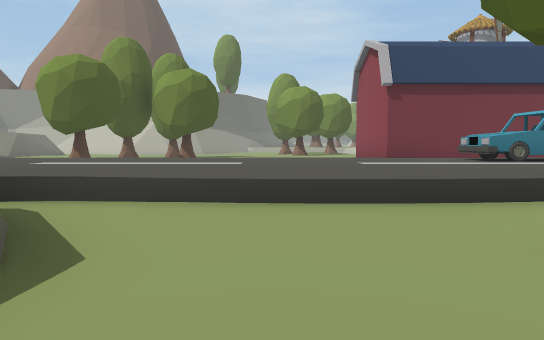
[1] (above)

24 first-person views from a walk through a 3-D level made in the Unity game engine. The camera is 1.2 m above the floor, tilts 4° down and sees 70° across. The floor is counted in squares, 2 m on a side. Each view is taken from the middle of a square. On the plan, view 1 faces up. The plan holds only what a view shows up to about 11 squares ahead; the rest is blank. The place goes on beyond the plan. The player character is not drawn. Some animated figures are not drawn.

[2]
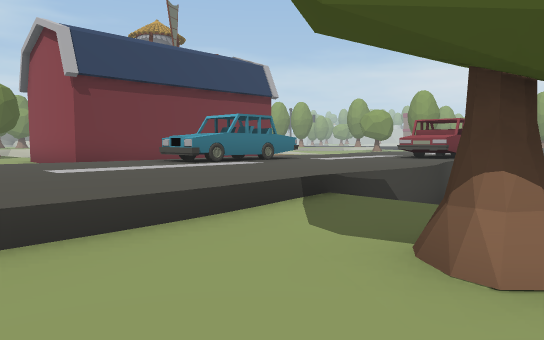

[3]
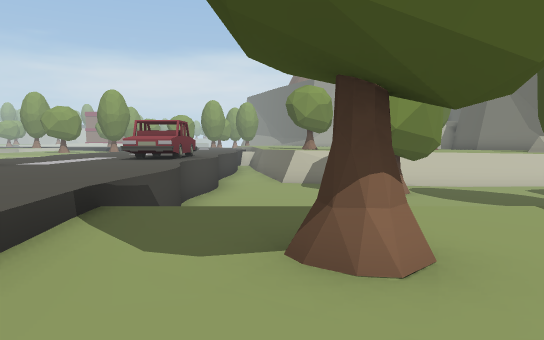

[4]
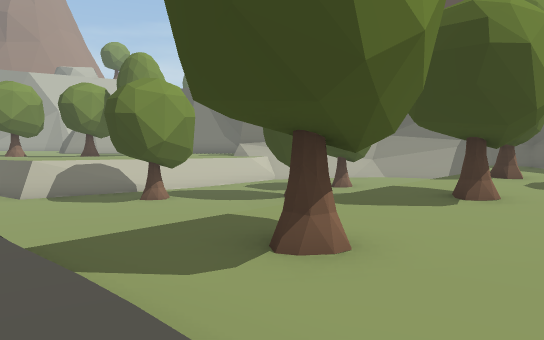

[5]
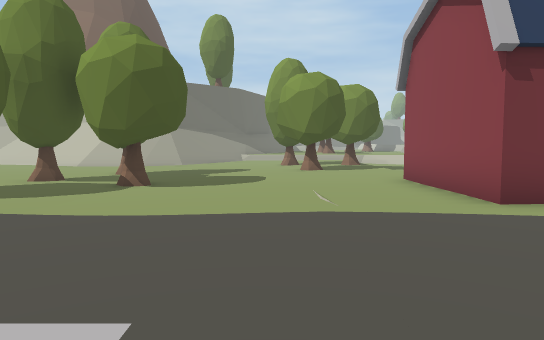

[6]
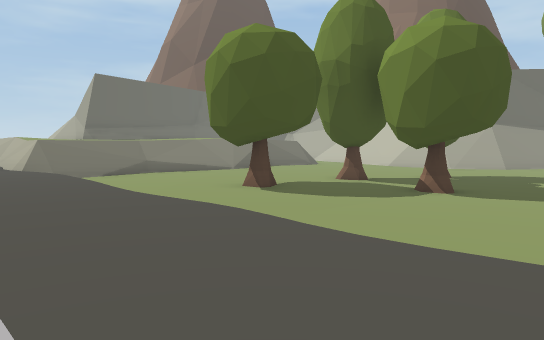

[7]
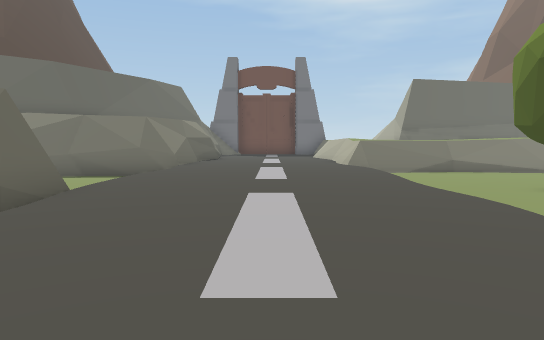

[8]
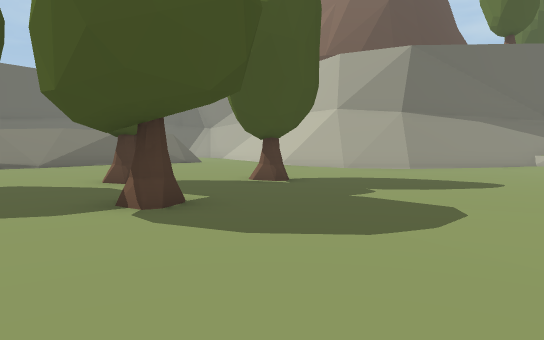

[9]
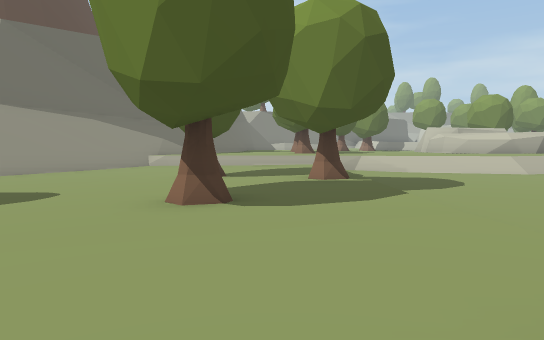

[10]
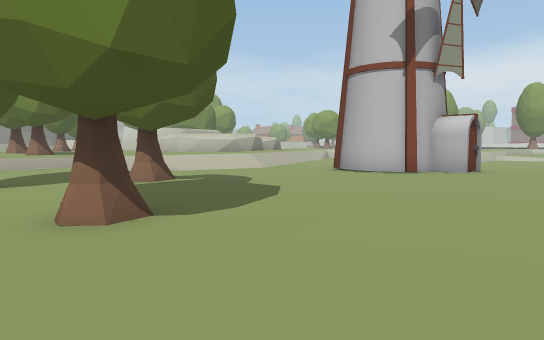

[11]
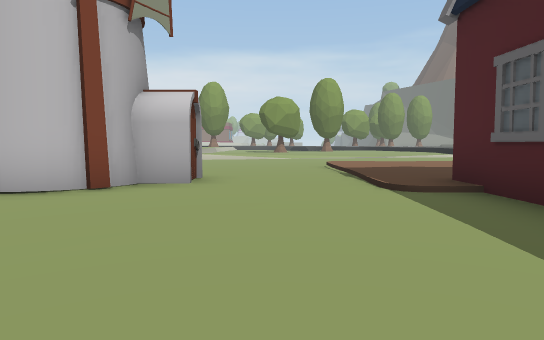

[12]
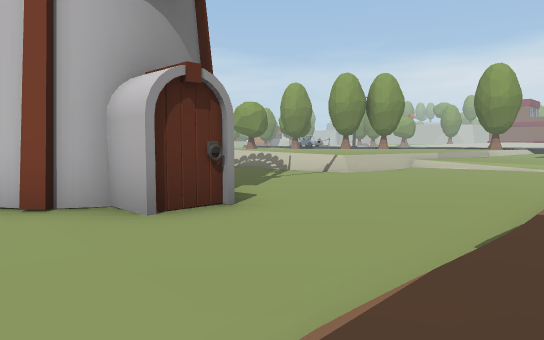

[13]
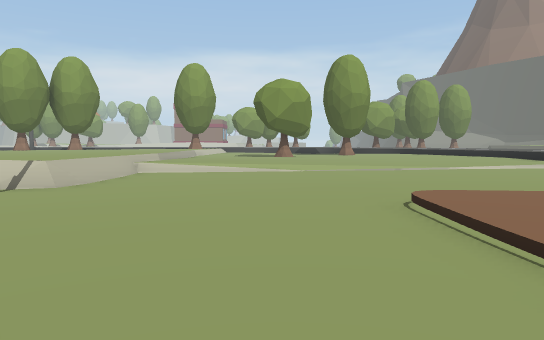

[14]
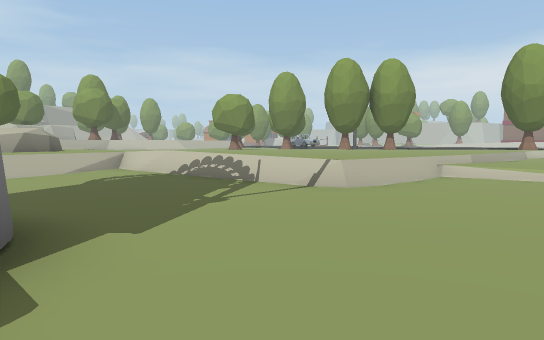

[15]
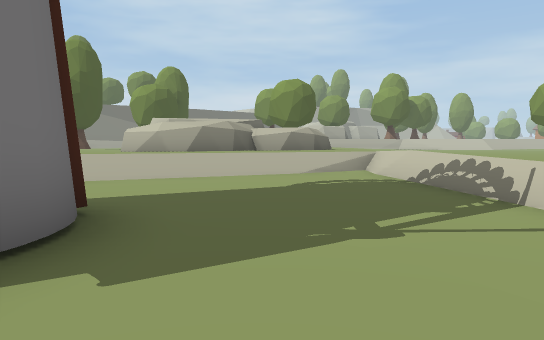

[16]
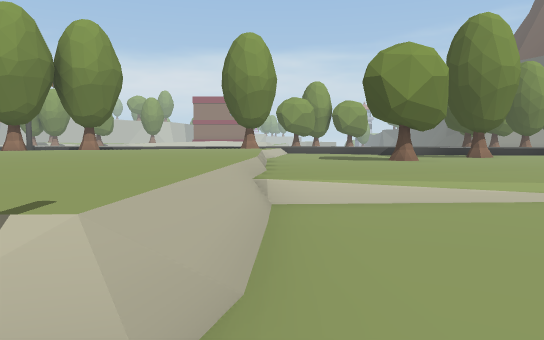

[17]
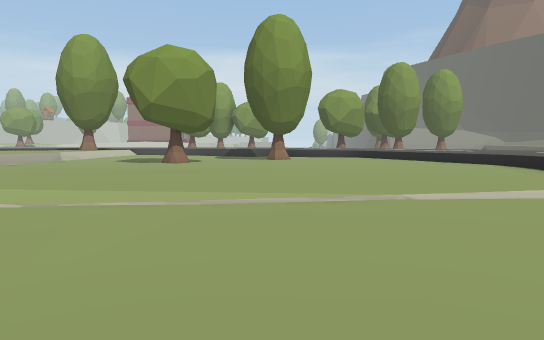

[18]
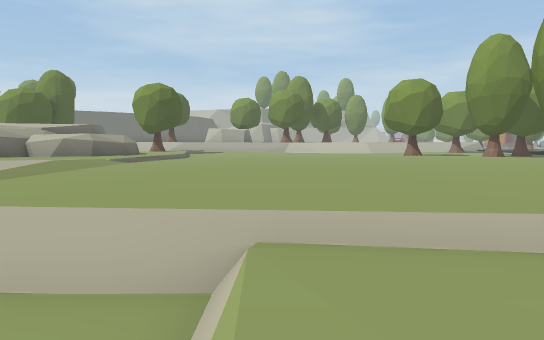

[19]
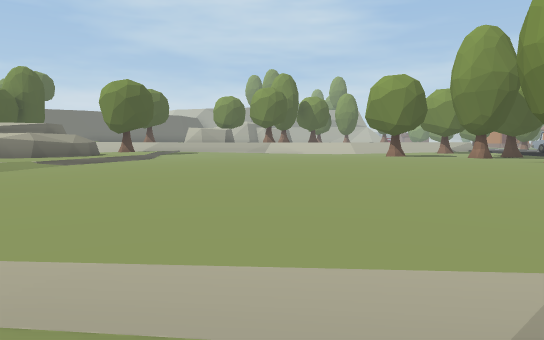

[20]
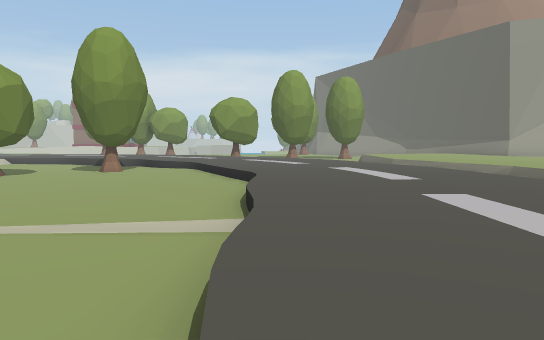

[21]
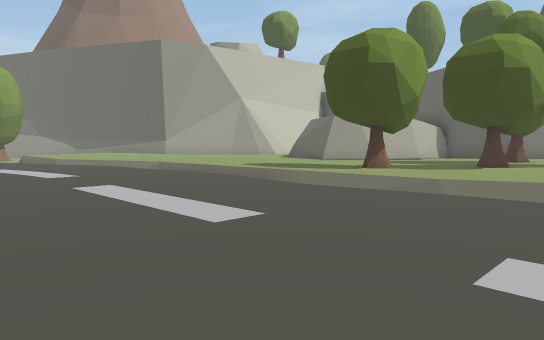

[22]
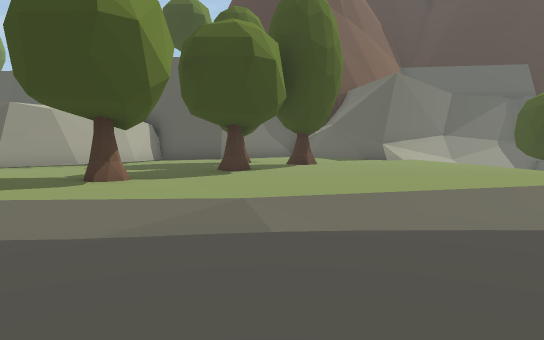

[23]
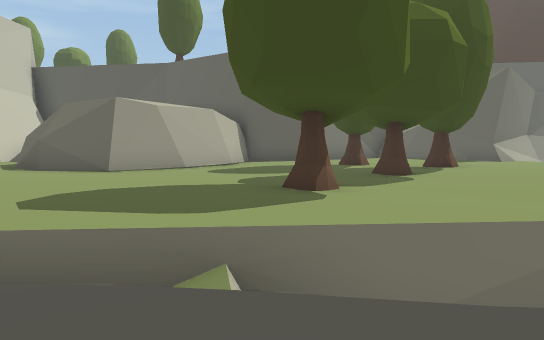

[24]
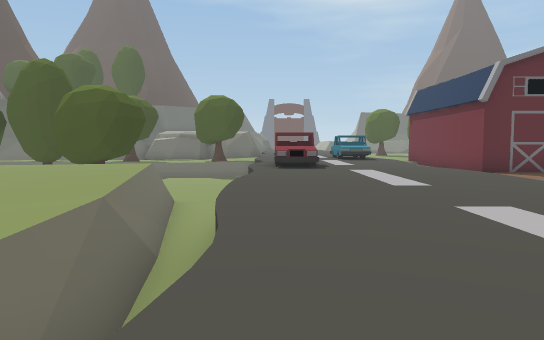

### Floor plan
Key: @ floor where view 1 was taken; # wall or solid block; . main floor; : floor 0.25 m higher than the main floor; - floor 0.25 m lower than the main floor; _ floor 0.5 m lower than the main floor; < floor 0.75 m lower than the main floor; ( floor 1.5 m lower than the main floor; / step, stairs or slope; = window, fence, low wall or low ledge; ^ raised ledge; v drop or lower ground; T tree; C car; H thing the floor can be seen under or through; O other object.
Columns run from 10 left of view 1 to 26 right of it. Each row starts with its distance up from view 1.
 29                         ^//-. ..   ..
 28                   .^  ^^^.-..........
 27             .T    .^^^^^............T
 26             .T     ......:..........T
 25             ..      ...///..........
 24        ##= ---///...///<<=..........
 23        ##_ ___<<<///<<<<<=..........
 22       ##______<<<<< <<<<<<..........
 21      ##____T__<<<<<  <<<<</.........
 20      #_______T<<<<<###<<<<=.........
 19     _________-<<<<<###<<<<<=</--_____
 18   ___________-<<<<<###<<<<<<</-______
 17   _________T_-<<<___<<<<<<<<<--______
 16 # ____T_____--<<______<<<<<<</-____T_
 15 =-__________--<________<<<<<</_____T_
 14 =--__T______--  ________/<<<</_______
 13 =---___T____-O     O____/<<<</______T
 12 =----_______-O     O  __/<<<</_______
 11 #---TT____---O     O_      <_/_______
 10 =-----___----OOOOO O_      ________-/
  9 =------_------             __/____/..
  8 =/...//.//..///....==......../.......
  7 ..............CCC....................
  6 .....................................
  5 ..................CCC................
  4 ..................CCC............//=/
  3 #   _/##/----- ((( #(    =HHHv-==/:::
  2 #__      ___T-  (((((HHHHH:::::::::::
  1 #__      ___T_v (((((v:::::::::::  ::
  0 ##        @___v (((((v::::::TT::::
 -1            ___v (((T #::::::...:::
 -2            _T_v (((( =:::::T.....::
 -3            _T_v (((( #::::::....###:
 -4            __-v  T(((#:::T::...#####
 -5             _-      (#:::::T:..#   #:
 -6             TT       #:::    :##   ##

Positions as (right, up) in squares from view 1, and headings:
1: (0, 0), facing up
2: (0, 1), facing up-right
3: (0, 2), facing right
4: (0, 4), facing down-right
5: (0, 5), facing up
6: (0, 6), facing up-left
7: (1, 6), facing left
8: (1, 11), facing up-left
9: (2, 13), facing up
10: (0, 14), facing up-right
11: (4, 16), facing right
12: (8, 14), facing up-right
13: (10, 16), facing right
14: (11, 16), facing up-right
15: (13, 17), facing up
16: (15, 19), facing right
17: (15, 13), facing right
18: (19, 17), facing up
19: (20, 18), facing up
20: (15, 8), facing right
21: (14, 8), facing down-right
22: (16, 6), facing down
23: (19, 5), facing down
24: (20, 4), facing left
